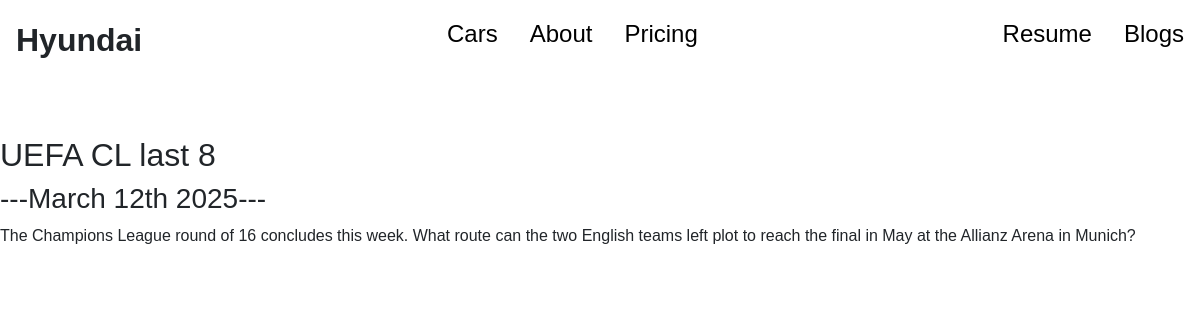
Page /blog/1/ on the committed database.
### blog/models.py (models this page shows, shortened)
class Blog(models.Model):
    tittle = models.CharField(max_length=200)
    date = models.DateField(blank=True, null=True)
    description = models.TextField(max_length=250)

### blog/views.py (the view)
# urls.py: path('<int:blog_id>/', views.detail, name='detail'),
def detail(request, blog_id):
    blog = get_object_or_404(Blog, pk=blog_id)
    return render(request, 'blog/detail.html', {'blog':blog})

### blog/templates/blog/detail.html
{% extends "portfolio/base.html" %}
{% block content %}
<h2>{{ blog.tittle}}</h2>
<h3>---{{ blog.date| date:'F jS Y'}}---</h3>
{{ blog.description|safe}}
{% endblock %}

### portfolio/static/portfolio/css/style.css (style rules this page uses)
* { margin: 0; padding: 0; }
body { font-family: Arial, Helvetica, sans-serif; }
html { color: rgb(85, 85, 85); }

### rows in the picture
Blog: tittle "UEFA CL last 8", date "March 12th 2025", description "The Champions League round of 16 concludes this week. What route can the two English teams left plot to reach the final in May at the Allianz Arena in Munich?"
